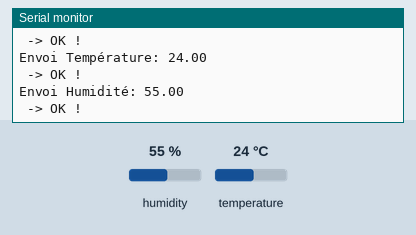
Recording of a sketch running on a simulated ESP32. Parts: the last lines printed to the serial monitor. The test bench sets the inputs (shaded band); at power-on: humidity 55 %, temperature 24 °C. WiFi joins after 1.5 s; servers stay silent unless stated; no MQTT or app messages arrive unless stated.

Above: at 2.8 s.
2.9 s: humidity set to 22 %
At 4.1 s:
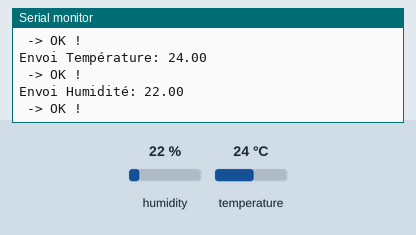
5.6 s: temperature set to 12 °C
8.3 s: humidity set to 40 %
At 10.2 s:
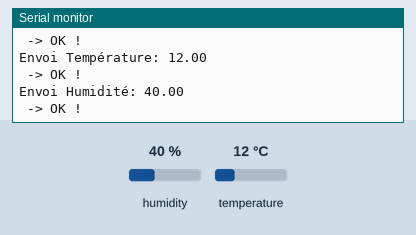
Timing chart, 0 to 11.7 s (numbered marks = the images above; inputs shaded):
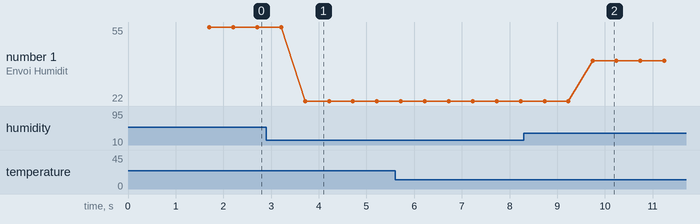

Measured:
- after the input at 2.9 s, the serial monitor: prints a new line after 0.82 s (image 1)
- after the input at 8.3 s, the serial monitor: prints a new line after 1.4 s (image 2)
- plotted number 1: 55 → 22 after the input at 2.9 s, 22 → 40 after the input at 8.3 s

The sketch:

sketch.ino
```cpp
#include <DHT.h>
#include <WiFi.h>
#include "Adafruit_MQTT.h"
#include "Adafruit_MQTT_Client.h"

//Configuration wifi
#define   WLAN_SSID  "Wokwi-GUEST"
#define WLAN_PASS    ""

//Configuration AdafruitIo

#define AIO_SERVER        "io.adafruit.com"
#define AIO_SERVERPORT     1883
#define AIO_USERNAME      "justekc24io"
#define AIO_KEY           "aio_tbki71lu4I4kDDrcHOPDqgMkMMMff"


//Configuration DHT
#define DHTPIN  15
#define DHTTYPE DHT22
DHT dht(DHTPIN, DHTTYPE);
float temperature, humidity;

WiFiClient client;
Adafruit_MQTT_Client mqtt(&client, AIO_SERVER, AIO_SERVERPORT, AIO_USERNAME, AIO_KEY);
Adafruit_MQTT_Publish temp_feed = Adafruit_MQTT_Publish(&mqtt, AIO_USERNAME "/feeds/temphum.temperature");
Adafruit_MQTT_Publish hum_feed = Adafruit_MQTT_Publish(&mqtt, AIO_USERNAME "/feeds/temphum.humidity");

void MQTT_connect();
void setup() {
  // put your setup code here, to run once:
  Serial.begin(115200);
  Serial.println("Hello, ESP32!");
  dht.begin();
  Serial.print("Conexion au WiFi...");
  WiFi.begin(WLAN_SSID, WLAN_PASS);
  while(WiFi.status() != WL_CONNECTED){
    delay(500);
    Serial.print(".");
    delay(50);
  }
  Serial.println("CONNECTED");

}

void loop() {
  // put your main code here, to run repeatedly:
  MQTT_connect();

  temperature = dht.readTemperature();
  humidity = dht.readHumidity();

  if (isnan(temperature) || isnan(humidity)){
    Serial.println("Erreur de lecture DHT");
    return;
  }

  // Publication des données
  Serial.print("Envoi Température: ");
  Serial.println(temperature);
  if (! temp_feed.publish(temperature)) {
    Serial.println(" -> Échec");
  } else {
    Serial.println(" -> OK !");
  }

  Serial.print("Envoi Humidité: ");
  Serial.println(humidity);
  if (! hum_feed.publish(humidity)) {
    Serial.println(" -> Échec");
  } else {
    Serial.println(" -> OK !");
  }


  // On attend 10 secondes entre chaque envoi
  delay(500);
}

// Fonction de gestion de la connexion MQTT
void MQTT_connect() {
  int8_t ret;
  if (mqtt.connected()) return;

  Serial.print("Connexion à Adafruit IO... ");
  uint8_t retries = 3;
  while ((ret = mqtt.connect()) != 0) {
    Serial.println(mqtt.connectErrorString(ret));
    Serial.println("Nouvelle tentative dans 5 secondes...");
    mqtt.disconnect();
    delay(2000);
    retries--;
    if (retries == 0) while (1); // Stop si échec critique
  }
  Serial.println("MQTT Connecté !");
}
```
